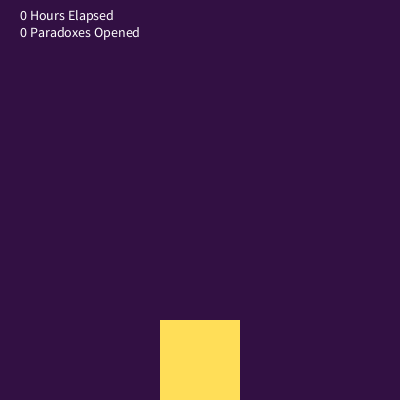
Frame 1 (no input)
Frame 60 (the mouse pressed at the canvas centre just before this capture): identical to frame 1, image omitted
Frame 120 (the mouse held since frame 60 and released just before this capture): identical to frame 1, image omitted

The Processing sketch that drew this single still picture (run headless with seeded random() and noise(); from frame 60 on, the mouse is pressed at the canvas centre):

// Processing sketch: processing_121862
// ── processing_121862.pde

Block[][] blocks;
Colors colors;
Hero hero; 

int moveTracker;
int conflictTracker;

void setup() {
  size(400, 400);
  frameRate(30);
  noStroke();
  restart();
}

void restart() {
  blocks = new Block[5][5];
  colors = new Colors();
  hero = new Hero(2, 4);
  setupBlocks();
  moveTracker = 0;
  conflictTracker = 0;
}

void setupBlocks() {
  for(int i = 0; i < blocks.length; i++) {
    for(int j = 0; j < blocks[i].length; j++) {
      blocks[i][j] = new Block(i, j);
    }
  }
}

void draw() {
  drawBlocks();
  drawHero();
  drawText();
}

void drawBlocks() {
  for(int i = 0; i < blocks.length; i++) {
    for(int j = 0; j < blocks[i].length; j++) {
      blocks[i][j].drawBlock("Standard");
    }
  }
}

void drawHero() {
  blocks[hero.hor][hero.ver].drawBlock("Hero");
}

void drawText() {
  fill(255);
  textSize(14);
  text(moveTracker + " Hours Elapsed\n" + conflictTracker + " Paradoxes Opened", 20, 20);
}



void keyPressed() {
  if (keyCode == UP) {
    hero.move("Up");
  }
  if (keyCode == DOWN) {
    hero.move("Down");
  }
  if (keyCode == LEFT) {
    hero.move("Left");
  }
  if (keyCode == RIGHT) {
    hero.move("Right");
  }
  if (key == ' ') {
    restart();
  }
}
class Block {
  int hor;
  int ver;
  int size = width/blocks.length;
  int horDistance;
  int verDistance;
  boolean used;
  boolean conflict;
  
  
  Block(int X, int Y) {
    hor = X; 
    ver = Y;
    horDistance = size*hor;
    verDistance = size*ver;
    used = false;
    conflict = false;
  }
  
  
  void drawBlock(String Type) {
    if(Type == "Standard") {
      if(used == false) {
        fill(colors.unused);
      }
      else {
        if(conflict == false) {
          fill(colors.used);
        }
        else {
          fill(colors.conflict);
        }
      }
    }
    else if(Type == "Hero") {
      fill(colors.hero);
    }
    rect(horDistance, verDistance, size, size);
    
  }
  
  void deplete() {
    if(used == false) {
      used = true;
    }
    else if (conflict == false) {
      conflict = true;
      conflictTracker += 1;
    }
  }
}
class Colors {
  color unused = #321043;
  color used = #545196;
  color hero = #FFDE58;
  color conflict = #F0674C;
  
  Colors() {
    
    
  }
}
class Hero {
  int hor;
  int ver;
  
  
  Hero(int X, int Y) {
    hor = X;
    ver = Y;
    
  }
  
  void move(String Direction) {
    moveTracker += 1;
    if(Direction == "Up" && ver > 0) {
      blocks[hor][ver].deplete();
      ver -= 1;
    }
    if(Direction == "Down" && ver < blocks[0].length - 1) {
      blocks[hor][ver].deplete();
      ver += 1;
    }
    if(Direction == "Left" && hor > 0) {
      blocks[hor][ver].deplete();
      hor -= 1;
    }
    if(Direction == "Right" && hor < blocks.length - 1) {
      blocks[hor][ver].deplete();
      hor += 1;
    } 
  }
}
